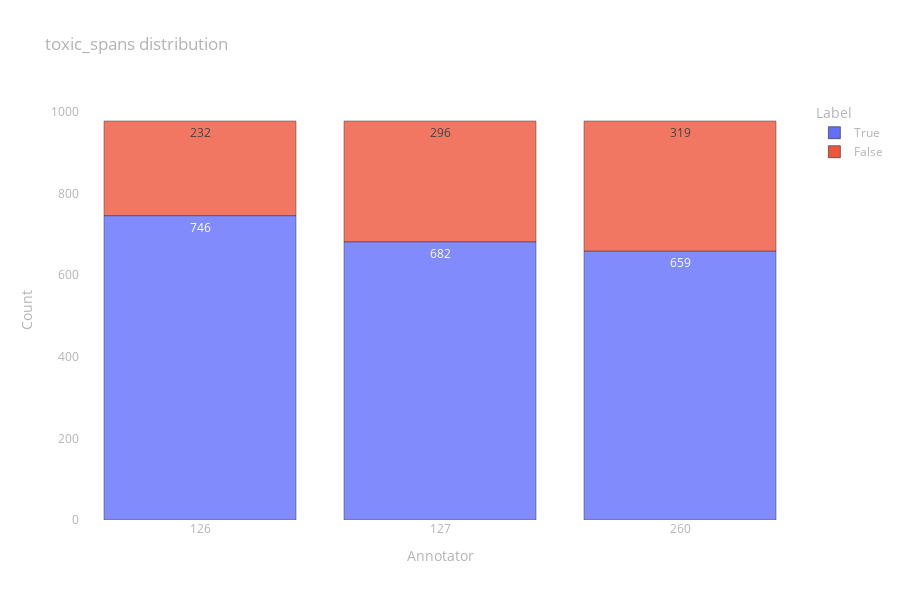

Here is the notebook cell this chart was saved with:
### Code cell
fig = px.bar(
    data_frame=prepare_data_to_px(pd.DataFrame([toxic_spans[col].apply(lambda x: len(x) > 0) for col in toxic_spans.columns]).transpose()),
    x="Annotator", y="Count", color="Label", opacity=0.8,
    height=600, text="Count", title="toxic_spans distribution")

fig.update_layout(layout)

fig.show()

### Figure 1 — Plotly figure (JSON) as saved in the notebook; plotly's stock layout.template omitted (floating-point values rounded to 4 significant figures)
{"data": [{"alignmentgroup": "True", "hovertemplate": "Label=True<br>Annotator=%{x}<br>Count=%{text}<extra></extra>", "legendgroup": "True", "marker": {"color": "#636efa", "opacity": 0.8, "pattern": {"shape": ""}}, "name": "True", "offsetgroup": "True", "orientation": "v", "showlegend": true, "text": [746, 682, 659], "textposition": "auto", "type": "bar", "x": [126, 127, 260], "xaxis": "x", "y": [746, 682, 659], "yaxis": "y"}, {"alignmentgroup": "True", "hovertemplate": "Label=False<br>Annotator=%{x}<br>Count=%{text}<extra></extra>", "legendgroup": "False", "marker": {"color": "#EF553B", "opacity": 0.8, "pattern": {"shape": ""}}, "name": "False", "offsetgroup": "False", "orientation": "v", "showlegend": true, "text": [232, 296, 319], "textposition": "auto", "type": "bar", "x": [126, 127, 260], "xaxis": "x", "y": [232, 296, 319], "yaxis": "y"}], "layout": {"barmode": "relative", "font": {"color": "rgb(180,180,180)"}, "height": 600, "legend": {"title": {"text": "Label"}, "tracegroupgap": 0}, "paper_bgcolor": "rgba(0,0,0,0)", "plot_bgcolor": "rgba(0,0,0,0)", "title": {"text": "toxic_spans distribution"}, "xaxis": {"anchor": "y", "domain": [0, 1], "showgrid": false, "title": {"text": "Annotator"}, "type": "category", "zeroline": false}, "yaxis": {"anchor": "x", "domain": [0, 1], "showgrid": false, "title": {"text": "Count"}, "zeroline": false}}}
